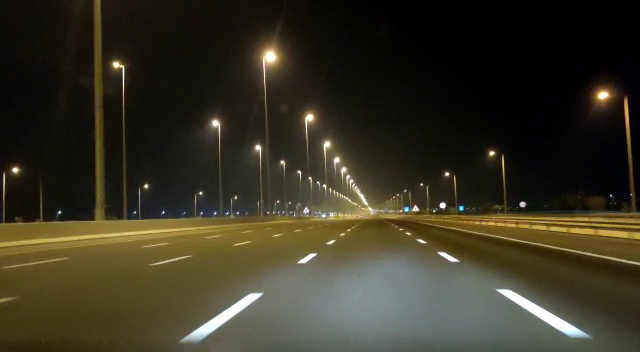
#> input picture frame 52 of sample images/test_video2.mp4, 640 x 352 px, given in place of the camera
$ python Lane_Detection_Prototype_I.py
#> lines starting #> are read from the running program, lines starting #| are printed output that depends on the picture
#Software for Lane Detection Prototype I
#Author: Saranyaa Suresh, Juliet Eldo, Subhaga Kannan, Dhanush Lingeswaran
#Description: The Prototype I SW detects the straight lanes in which the Autonomous vehicle is driving.
#Canny filter works with fixed thresholds. This has to be checked if it works with real-time data. Fine tuning has to be done incase of failure.
#The Region of lanes being present, length and angles of the lanes are taken from calibration data.
#The length and the angle of lanes must be fine tuned after real time testing to support the camera features.

import cv2 as cv
import numpy as np
import math
from matplotlib import pyplot as plt
path = r'/home/pi/Desktop/ESDgit/ESDproject/sample images/test_video1.mp4'

#Method to draw the lines obtained from Hough transform
def draw_the_lines(image,lines,roi):
    img =np.copy(image)
    blank_image = np.zeros((image.shape[0],image.shape[1],3),dtype=np.uint8)
    line_color = [0,255,0]
    for line in lines:
        for x1,y1,x2,y2 in line:
            cv.line(blank_image,((x1+int(roi[0])),(y1+int(roi[1]))),((x2+int(roi[0])),(y2+int(roi[1]))),(0,200,0),thickness=5)
    img =cv.addWeighted(img,0.8,blank_image,1,0.0)
    return img
#Method to Calibrate ROI
def Calibration(frame_cal,roi_CalFunc):
    print(type(roi_CalFunc[0]));
    start_point = (int(roi_CalFunc[0]),int(roi_CalFunc[1]))
    end_point = (int(roi_CalFunc[2]),int(roi_CalFunc[3]))
    print(start_point)
    print(end_point)
    color = (0, 255, 0)
    # Line thickness of 2 px
    thickness = 2
    cv.rectangle(img=frame_cal, pt1=(int(roi_CalFunc[0]), int(roi_CalFunc[1])), pt2=((int(roi_CalFunc[0])+int(roi_CalFunc[2])),(int(roi_CalFunc[1])+int(roi_CalFunc[3]))), color=(0, 0, 255), thickness=2)
    roi_CalOut=cv.selectROI(frame_cal)
    f= open("ROI_Cal.txt","w")
    f.write(str(roi_CalOut[0])+"\n")
    f.write(str(roi_CalOut[1])+"\n")
    f.write(str(roi_CalOut[2])+"\n")
    f.write(str(roi_CalOut[3])+"\n")
    cv.destroyAllWindows()
    return roi_CalOut
def elements(array):
    return array.ndim and array.size
#Caputuring the video
cap = cv.VideoCapture(0)

#Read the calibration data for ROI, length and angles
roi_Cal = [x.strip() for x in open("ROI_Cal.txt","r")]
#> (reads Lane Detection/ROI_Cal.txt from the repository)
len_Cal = [x.strip() for x in open("Len_Cal.txt","r")]
#> (reads Lane Detection/Len_Cal.txt from the repository)
ang_Cal = [x.strip() for x in open("Ang_Cal.txt","r")]
#> (reads Lane Detection/Ang_Cal.txt from the repository)
roi = roi_Cal
while (cap.isOpened()):
    print("Press 's' to enter the Calibration mode")
    ret, Orgframe = cap.read()
#> Orgframe is the input picture: shape (352, 640, 3); mean B, G, R 35.8, 51.4, 55.9
    frame = cv.resize(Orgframe,(800,600))
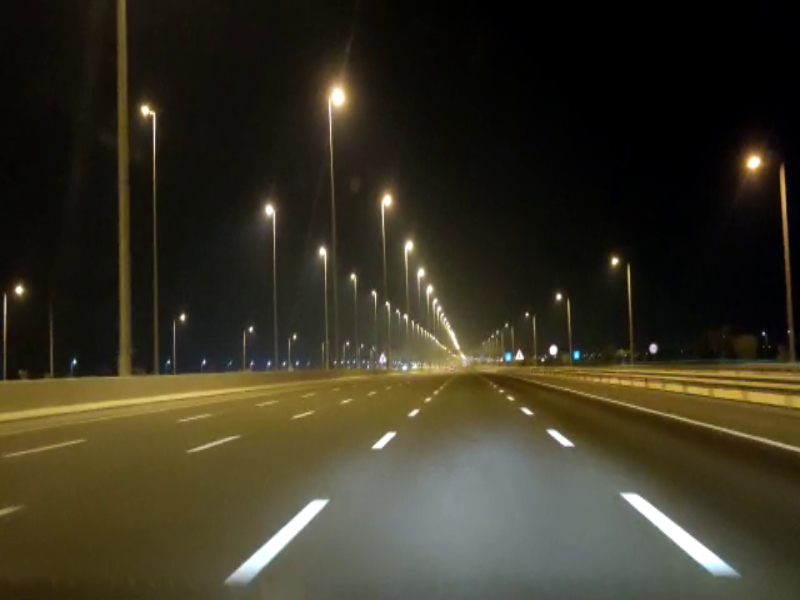
#> frame: shape (600, 800, 3); mean B, G, R 35.7, 51.3, 55.8
    if cv.waitKey(10) & 0xFF == ord('s'):
#> (key q is pressed here)
        roi = Calibration(frame,roi)

    #Selecting the area where the lanes are likely to be present
    LongLines = [];

    #Obtaining the cropped frames
    roi_cropped = frame[int(roi[1]):(int(roi[1])+int(roi[3])), int(roi[0]):(int(roi[0])+int(roi[2]))]
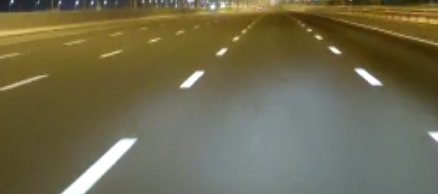
#> roi_cropped: shape (194, 438, 3); mean B, G, R 78.8, 106.5, 112.5
    #converting the frames to gray scale
    gray=cv.cvtColor(roi_cropped,cv.COLOR_BGR2GRAY)
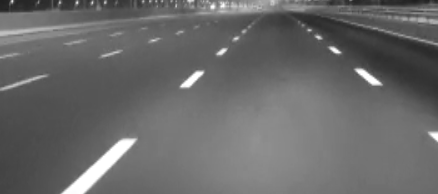
#> gray: shape (194, 438); min 30, max 255, mean 105.2


    #Applying canny filter for edge detection with fixed thresholds
    canny = cv.Canny(gray, threshold1=70, threshold2=175)
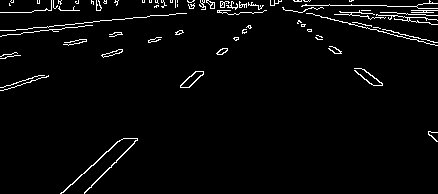
#> canny: shape (194, 438); 3.1% white in thin lines or dots

    #Applying Hough Transform to obtain the straight lines
    lines =cv.HoughLinesP (canny,
                        rho = 1,
                        theta = np.pi/180,
                        threshold = 40,
                        lines = np.array([]),
                        minLineLength = 60,
                        maxLineGap = 5)
#> lines = [[302, 5, 386, 5], [307, 13, 437, 45], [4, 30, 117, 19], [61, 193, 121, 139], [0, 36, 90, 25], [364, 16, 428, 22], [118, 19, 183, 13], [355, 22, 437, 42]]
    lines = np.array(lines)

    #Filtering out the lane lines using length and angle
    if elements(lines) != 0:
        for line in lines:
            for x1,y1,x2,y2 in line:
                length = math.sqrt(((x2-x1)**2)+((y2-y1)**2));
                angle = math.degrees(math.atan((x1-x2)/(y1-y2)));
                if((length >= 30)and ((angle>(int(ang_Cal[0])) and angle<(int(ang_Cal[1]))) or ((angle <(int(ang_Cal[2]))) and (angle>(int(ang_Cal[3])))))):
                    #print("angle : "+str(math.degrees(math.atan((x1-x2)/(y1-y2)))))
                    #print("length :"+str(length));
                    LongLines.append(line);
#> this loop made 8 passes
#> after the loop, LongLines = [[[307, 13, 437, 45]], [[61, 193, 121, 139]], [[355, 22, 437, 42]]]

    else:
        print("no lines");
    #print(LongLines);
    if (len(LongLines) != 0):
        image_lines = draw_the_lines(frame,LongLines,roi)
#> the loop in draw_the_lines, `for line in lines:` made 3 passes
#> after the loop in draw_the_lines, `for line in lines:`:
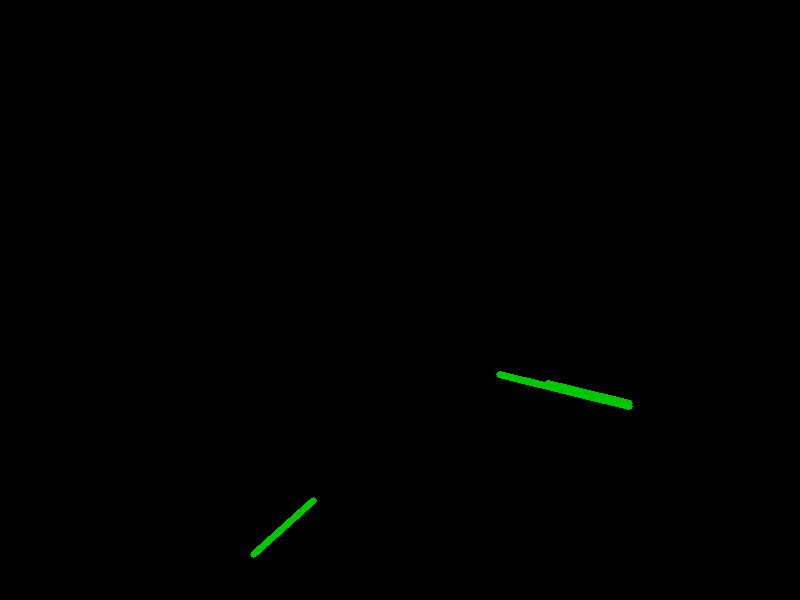
#> blank_image: shape (600, 800, 3); mean of channels 0, 1, 2 0, 0.8, 0; drawn as B, G, R
#> in draw_the_lines, `img =cv.addWeighted(img,0.8,blank_image,1,0.0)`:
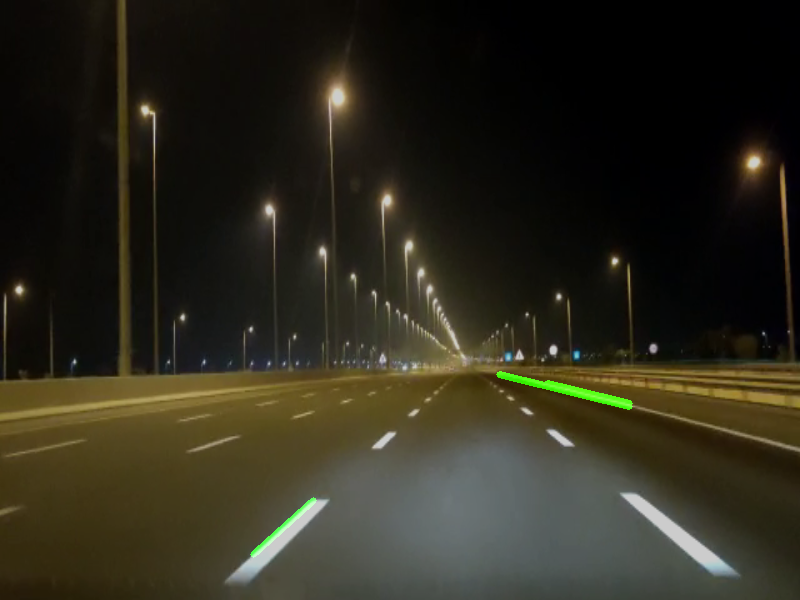
#> img: shape (600, 800, 3); mean B, G, R 28.6, 41.7, 44.6
    else:
        image_lines = frame
    if ret == True:
        cv.namedWindow('frame2',cv.WND_PROP_FULLSCREEN)
        cv.setWindowProperty('frame2', cv.WND_PROP_FULLSCREEN, cv.WINDOW_FULLSCREEN)
        cv.imshow("frame2", image_lines)
        if cv.waitKey(10) & 0xFF == ord('q'):
#> (key q is pressed here)
            break
    else:
        break
cap.release()
cv.destroyAllWindows()
